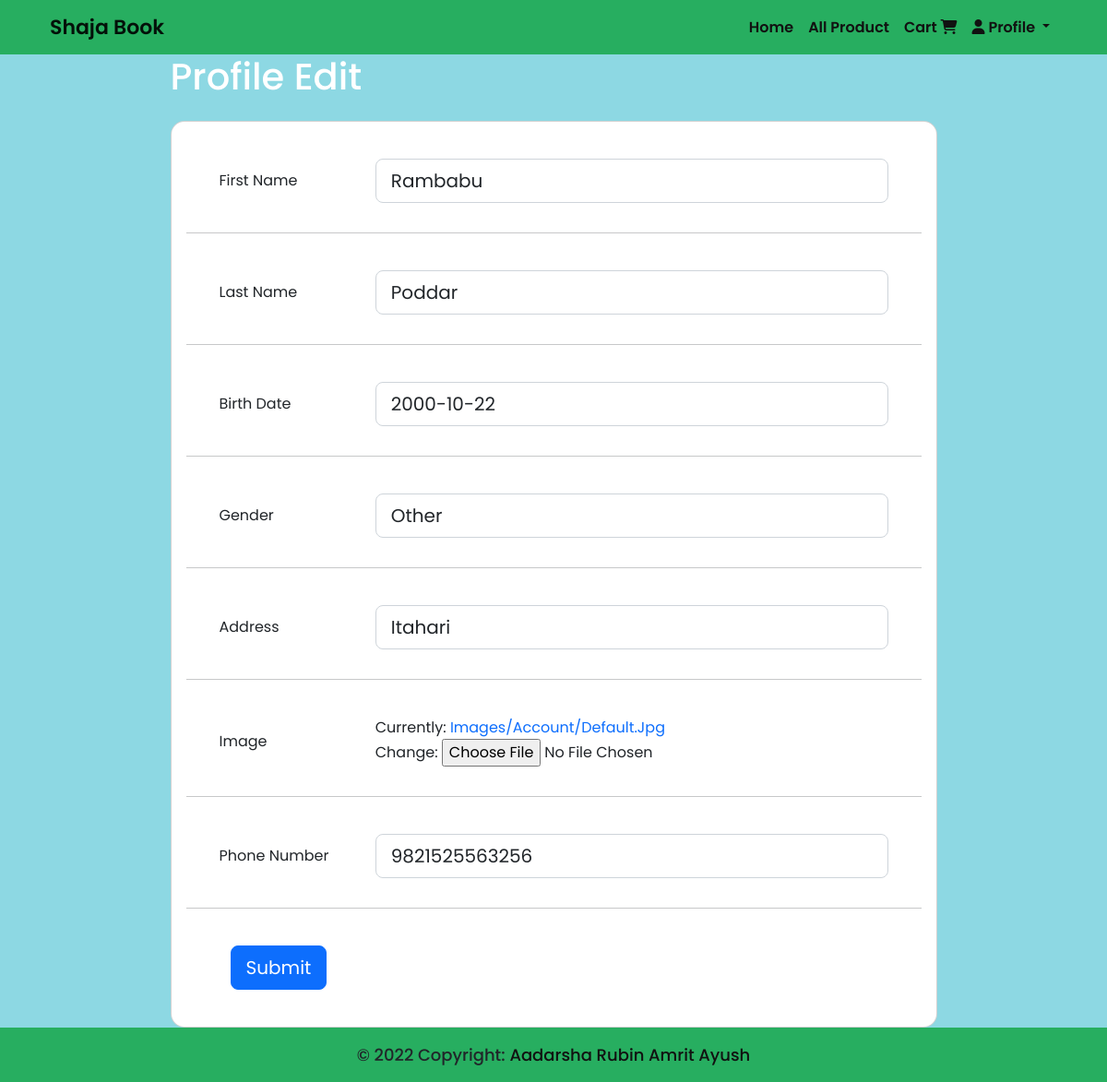
The app's page /profileedit/ (signed in) with its own data.
### account/models.py (models this page shows, shortened)
class Profile(models.Model):
    Gender_Choice = (
        ("Male","male"),
        ("Female","Female"),
        ("Other","Other"),
    )
    user = models.ForeignKey(User, on_delete=models.CASCADE)
    first_name = models.CharField(max_length=250, null=True, blank=True)
    last_name = models.CharField(max_length=250, null=True, blank=True)
    birth_date = models.DateField(null=True, blank=True)
    address = models.CharField(max_length=250, null=True, blank=True)
    phone_number = models.CharField(max_length=15, null=True, blank=True)
    gender = models.CharField(max_length=100, choices=Gender_Choice, null=True, blank=True)
    image = models.ImageField(upload_to="images/account/%Y/%m/%d", default="images/account/default.jpg")

### account/views.py (the view)
# urls.py: path('profileedit/', profileedit, name="profileedit"),
def profileedit(request):
    user = request.user
    profile = get_object_or_404(Profile, user=user)
    if request.method == "POST":
        form = ProfileForm(request.POST, instance=profile)
        if form.is_valid():
            profile.save()
            return redirect("account:profile")
    form = ProfileForm(instance=profile)
    return render(request, 'account/profileedit.html', {'form':form})

### account/forms.py
class ProfileForm(forms.ModelForm):
    class Meta:
        model = Profile
        fields = ['first_name', 'last_name', 'birth_date', 'gender', 'address', 'image', 'phone_number']
        widgets = {
            'first_name' : forms.TextInput(attrs={'class':'form-control form-control-lg'}),
            'last_name' : forms.TextInput(attrs={'class':'form-control form-control-lg'}),
            'birth_date' : forms.DateInput(attrs={'class':'form-control form-control-lg', 'placeholder': 'year-month-date'}),
            'gender' : forms.Select(attrs={'class':'form-control form-control-lg'}),
            'nationality' : forms.TextInput(attrs={'class':'form-control form-control-lg'}),
            'address' : forms.TextInput(attrs={'class':'form-control form-control-lg'}),
            'phone_number' : forms.TextInput(attrs={'class':'form-control form-control-lg'}),
        }

### templates/account/profileedit.html (shortened to what this page needs)
{% extends 'base.html' %}
{% load static %}
{% block content %}
<section>
    <div class="container h-100">
      <div class="row d-flex justify-content-center align-items-center h-200">
        <div class="col-xl-9">
          <h1 class="text-white mb-4">Profile Edit</h1>
          <div class="card" style="border-radius: 15px;">
            <div class="card-body">
                <form method="POST" enctype="multipart/form-data">
                    {% for field in form %}
                        <div class="row align-items-center pt-4 pb-3">
                            <div class="col-md-3 ps-5">
                            <h6 class="mb-0"></h6>{{field.label}}
                            </div>
                            <div class="col-md-9 pe-5">
                                {{field}}
                            </div>
                        </div>
                        <hr class="mx-n3">
                    {% endfor %}
                    <div class="px-5 py-4">
                        <button type="submit" class="btn btn-primary btn-lg">Submit</button>
                    </div>
                </form>
            </div>
          </div>
        </div>
      </div>
    </div>
</section>
{% endblock content %}

### static/shop/css/style.css (style rules this page uses)
:root { --green:#27ae60; --dark-color:#219150; --black:#444; --light-color:#666; --border:.1rem solid rgba(0,0,0,.1); --border-hover:.1rem solid var(--black); --box-shadow:0 .5rem 1rem rgba(0,0,0,.1); }
* { font-family: 'Poppins', sans-serif; margin:0; padding:0; box-sizing: border-box; outline: none; border:none; text-decoration: none; text-transform: capitalize; transition:all .2s linear; transition:width none; }
a { text-decoration: none; }
body { background-color: #8dd8e3; }

### records on screen
Profile: form "Rambabu" "Poddar" "2000-10-22" "Other" "itahari" "9821525563256"

### other values on screen
{{ field.label }} "First Name" "Last Name" "Birth Date" "Gender" "Address" "Image" "Phone Number"
